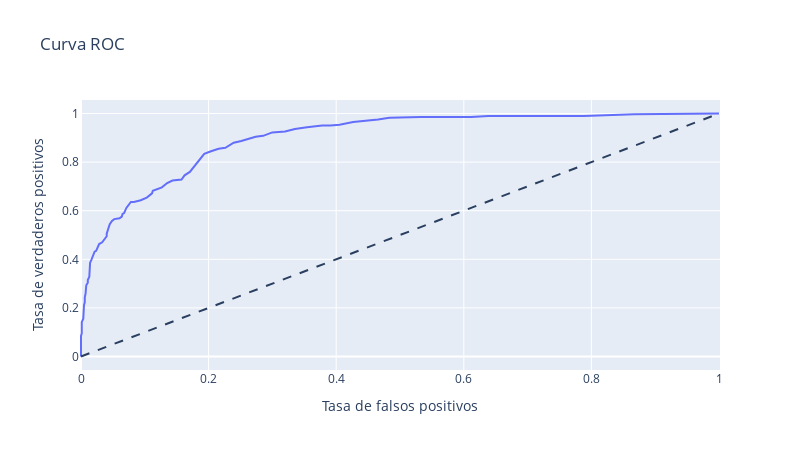

Notebook code for this chart:
### Markdown cell above
#### RANDOM FOREST CLASSIFIER

### Code cell
model_rf = RandomForestClassifier(class_weight="balanced")
model_rf.fit(X_train,y_train)
predictions = model_rf.predict(X_test)


find_scores(X_test,y_test, predictions, model_rf)
